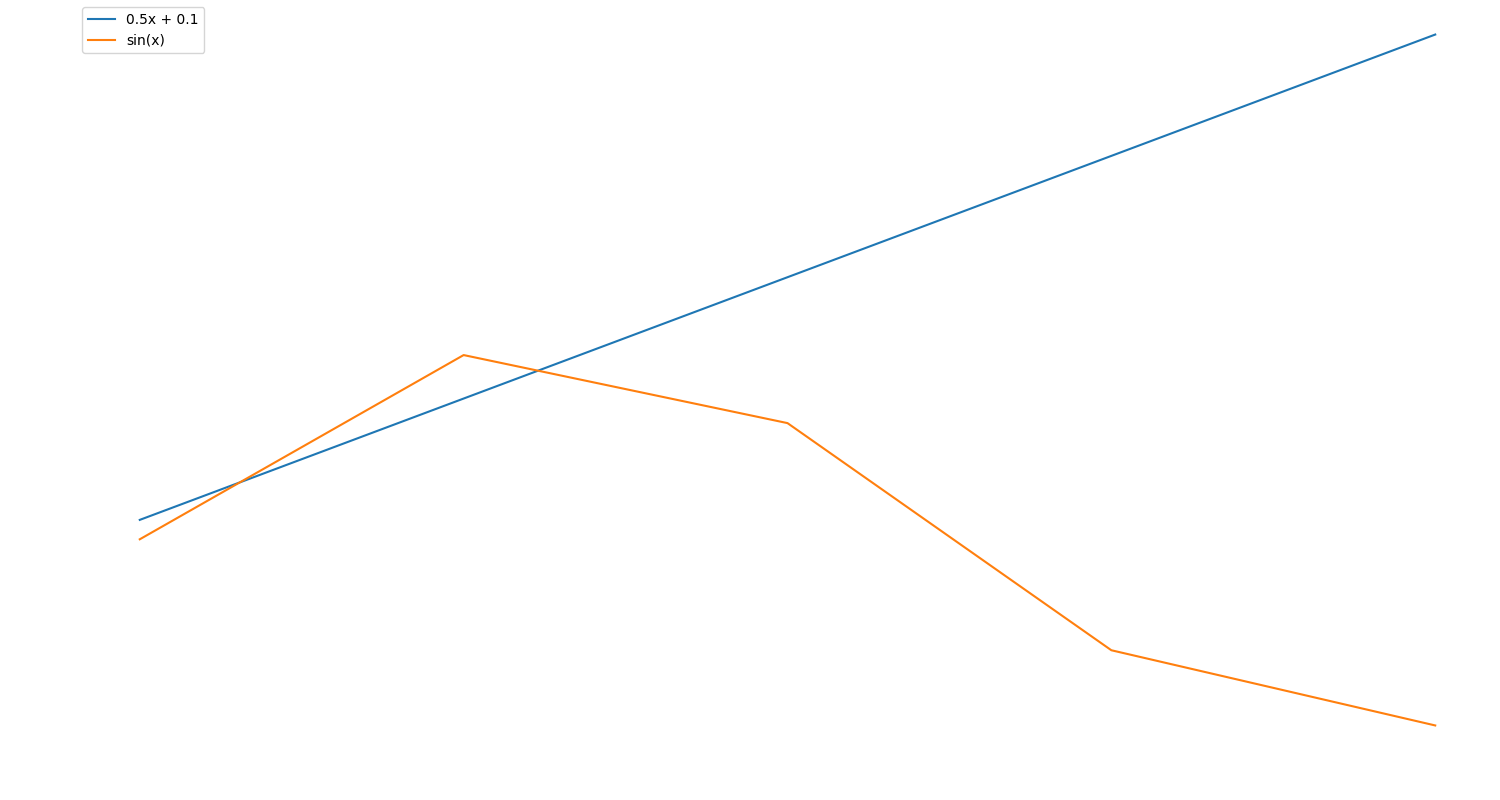

Write the Python code that produced this figure.
import matplotlib.pyplot as plt
import numpy as np


# setup plot surrounding frames to white (otherwise they look bad with transparent=True)
import matplotlib
matplotlib.rc('axes',edgecolor='white')
matplotlib.rc('axes',facecolor='white')


length = 5
X = np.linspace(0, length, length)

# setup size of the plot
fig, ax = plt.subplots(figsize=(15,8))

ax.plot(X, (0.5*X + 0.1), label="0.5x + 0.1")
ax.plot(X, np.sin(X), label="sin(x)")
# setup colors of the ticks and labels around frames
ax.tick_params(axis='x', colors='white')
ax.tick_params(axis='y', colors='white')
plt.legend()


# ax.axis('off') # or disable axes completely to make zen-mode

# set positions to allow space for frames around plot, otherwise it only prints the inside, but labels are outside of visible space
plt.gca().set_position([0.05, 0.05, 0.95, 0.95])
plt.savefig("plot_png.png", transparent=True)

# then execute:
# kitty icat --align=left artifacts/plot_png.png
